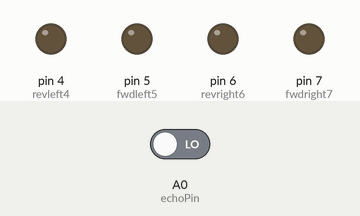
Simulated run of this sketch. Board: Arduino Uno, built with avr-gcc and run on an emulated ATmega328P. Parts: output pins drawn as LEDs (lit = HIGH). The test bench sets the inputs (shaded band); at power-on: A0 (echoPin) LOW. Random numbers use the default seed unless the sketch sets one; pins used as bus, display or sensor lines are not drawn.

Above: at 1.5 s.
At 2.5 s:
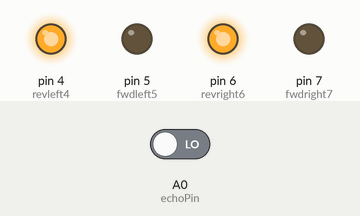
At 3.6 s:
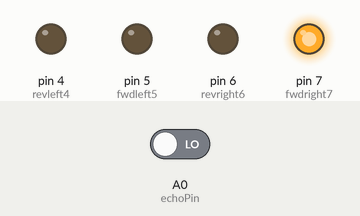
Timing chart, 0 to 6.8 s (numbered marks = the images above):
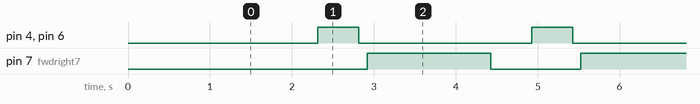

The sketch:

OAR.ino
```cpp
int revleft4 = 4;
int fwdleft5 = 5;
int revright6 = 6;
int fwdright7 = 7;
#define trigPin A1
#define echoPin A0

long duration, distance;
void setup() {

  delay(random(500,2000));
  Serial.begin(9600);
  pinMode(revleft4, OUTPUT);
  pinMode(fwdleft5, OUTPUT);
  pinMode(revright6, OUTPUT);
  pinMode(fwdright7, OUTPUT);

  pinMode(trigPin, OUTPUT);
  pinMode(echoPin, INPUT);

}

void loop() {
  digitalWrite(trigPin, LOW);
  delayMicroseconds(2);
  digitalWrite(trigPin, HIGH);
  delayMicroseconds(10);
  duration = pulseIn(echoPin, HIGH);
  distance = duration / 58.2;
  delay(10);

  if (distance > 6)
  {
    digitalWrite(fwdright7, HIGH);
    digitalWrite(revright6, LOW);
    digitalWrite(fwdleft5, HIGH);
    digitalWrite(revleft4, LOW);
  }

  if (distance < 5)
  {
    digitalWrite(fwdright7, LOW);
    digitalWrite(revright6, LOW);
    digitalWrite(fwdleft5, LOW);
    digitalWrite(revleft4, LOW);
    delay(500);
    digitalWrite(fwdright7, LOW);
    digitalWrite(revright6, HIGH);
    digitalWrite(fwdleft5, LOW);
    digitalWrite(revleft4, HIGH);
    delay(500);
    digitalWrite(fwdright7, LOW);
    digitalWrite(revright6, LOW);
    digitalWrite(fwdleft5, LOW);
    digitalWrite(revleft4, LOW);
    delay(100);
    digitalWrite(fwdright7, HIGH);
    digitalWrite(revright6, LOW);
    digitalWrite(revleft4, LOW);
    digitalWrite(fwdleft5, LOW);
    delay(500);
  }
}
```

Measured:
- by itself, pin 4 (revleft4), pin 6 (revright6): alternates HIGH for 0.50 s and LOW for 2.1 s
- by itself, pin 7 (fwdright7): alternates HIGH for 1.5 s and LOW for 1.1 s
- by itself, everything shown: repeats every 2.6 s, in 4 steps
